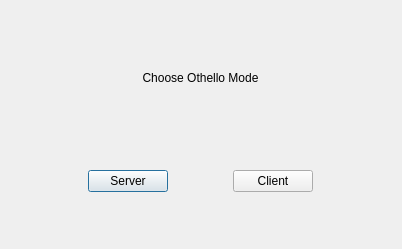
<?xml version="1.0" encoding="UTF-8"?>
<ui version="4.0">
 <class>ModeDialog</class>
 <widget class="QDialog" name="ModeDialog">
  <property name="geometry">
   <rect>
    <x>0</x>
    <y>0</y>
    <width>402</width>
    <height>249</height>
   </rect>
  </property>
  <property name="windowTitle">
   <string>Choose Mode</string>
  </property>
  <widget class="QWidget" name="verticalLayoutWidget">
   <property name="geometry">
    <rect>
     <x>30</x>
     <y>29</y>
     <width>341</width>
     <height>201</height>
    </rect>
   </property>
   <layout class="QVBoxLayout" name="verticalLayout">
    <item>
     <widget class="QLabel" name="label">
      <property name="text">
       <string>Choose Othello Mode</string>
      </property>
      <property name="alignment">
       <set>Qt::AlignCenter</set>
      </property>
     </widget>
    </item>
    <item>
     <layout class="QHBoxLayout" name="horizontalLayout">
      <item>
       <widget class="QWidget" name="widget_3" native="true"/>
      </item>
      <item>
       <widget class="QPushButton" name="serverButton">
        <property name="text">
         <string>Server</string>
        </property>
       </widget>
      </item>
      <item>
       <widget class="QWidget" name="widget" native="true"/>
      </item>
      <item>
       <widget class="QPushButton" name="clientButton">
        <property name="text">
         <string>Client</string>
        </property>
       </widget>
      </item>
      <item>
       <widget class="QWidget" name="widget_2" native="true"/>
      </item>
     </layout>
    </item>
   </layout>
  </widget>
 </widget>
 <resources/>
 <connections/>
</ui>
